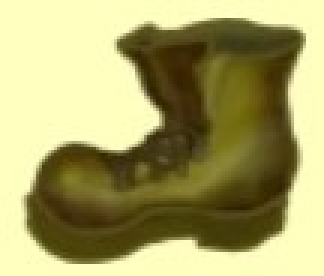
#> input picture boot.jpg, 108 x 92 px (shown 3 times larger)
$ python -i findFish.py   (imports and definitions only)   (older library calls are emulated)
#> lines starting #> are read from the running program, lines starting #| are printed output that depends on the picture; after the words box and inside, x2 and y2 are one past the last pixel; in counts of white or black regions, pixels touching at a corner belong together
#> further down, picture is the input picture: shape (92, 108, 3); mean B, G, R 104.6, 163.1, 168.5
# import the necessary packages
import os
from subprocess import Popen, PIPE
from threading import Thread
from time import sleep
import numpy as np
import argparse
import cv2
from PIL import ImageGrab

def round_down(num, divisor):
    return num - (num%divisor)

index = -1
thickness = 4
color = (255, 0, 255)
yessir = True
target_x = 450
target_y = 200
# [1 line not run here, left out]
fishing = False
bucketcount = 0
circlesaver = {}
ignored = {}

def get_image_from_screenshot():
    printscreen_pil =  ImageGrab.grab(bbox=(0,0,900,600))
    image =   np.array(printscreen_pil, dtype='uint8')\
    .reshape((printscreen_pil.size[1],printscreen_pil.size[0],3))
    image = image[:,:,::-1]
    return image

def process_image(image):
    gray = cv2.cvtColor(image, cv2.COLOR_BGR2GRAY)
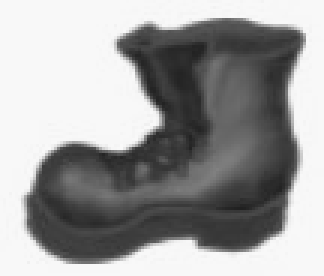
#> gray: shape (92, 108) (shown 3 times larger); min 32, max 249, mean 158.2

    thresh = cv2.adaptiveThreshold(gray, 255, cv2.ADAPTIVE_THRESH_GAUSSIAN_C, cv2.THRESH_BINARY, 115, 4)
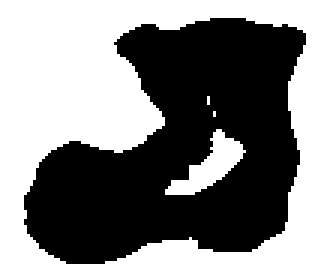
#> thresh: shape (92, 108) (shown 3 times larger); 51.3% white; 1 black region, box (x1, y1, x2, y2) and area: (8, 6, 102, 88) 4841
    thresh = cv2.bitwise_not(thresh)    # Invert the binary image

    # Preprocess with erosion and dilation
    kernel = np.ones((5,5), 'uint8')
    thresh = cv2.erode(thresh,kernel,iterations=1)
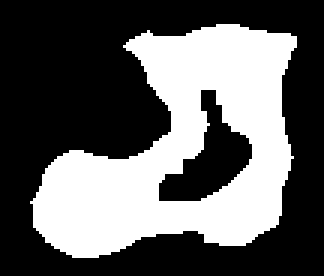
#> thresh: shape (92, 108) (shown 3 times larger); 37.8% white; 1 white region, box (x1, y1, x2, y2) and area: (10, 8, 99, 86) 3755
    thresh = cv2.dilate(thresh,kernel,iterations=4)
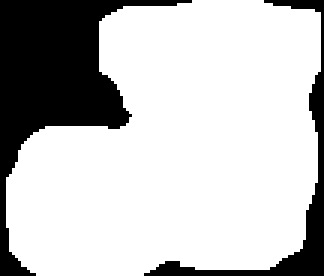
#> thresh: shape (92, 108) (shown 3 times larger); 76.1% white; 2 black regions, box (x1, y1, x2, y2) and area: (0, 0, 64, 92) 1841, (48, 0, 108, 92) 533
    thresh = cv2.erode(thresh,kernel,iterations=3)
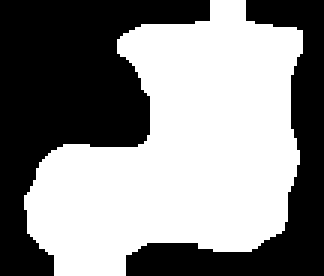
#> thresh: shape (92, 108) (shown 3 times larger); 53.8% white; 2 black regions, box (x1, y1, x2, y2) and area: (0, 0, 70, 92) 2969, (42, 0, 108, 92) 1625
    # cv2.imshow("Thresh processed", thresh)

    return thresh

# [73 lines left out: functions display_reduced, check_if_caught, straight_toss, toss_rod, close_fish_box, close_boot_box and 2 more, not called in this run]

# Grab first frame for dimensions
# [1 line that did not run here, left out]

# [1 line that did not run here, left out]
# [1 line that did not run here, left out]
# [1 line that did not run here, left out]
# [1 line that did not run here, left out]
# [1 line that did not run here, left out]
# [1 line that did not run here, left out]

# [115 lines not run here, left out]

>>> import cv2
>>> picture = cv2.imread('boot.jpg')
>>> result = process_image(picture)
